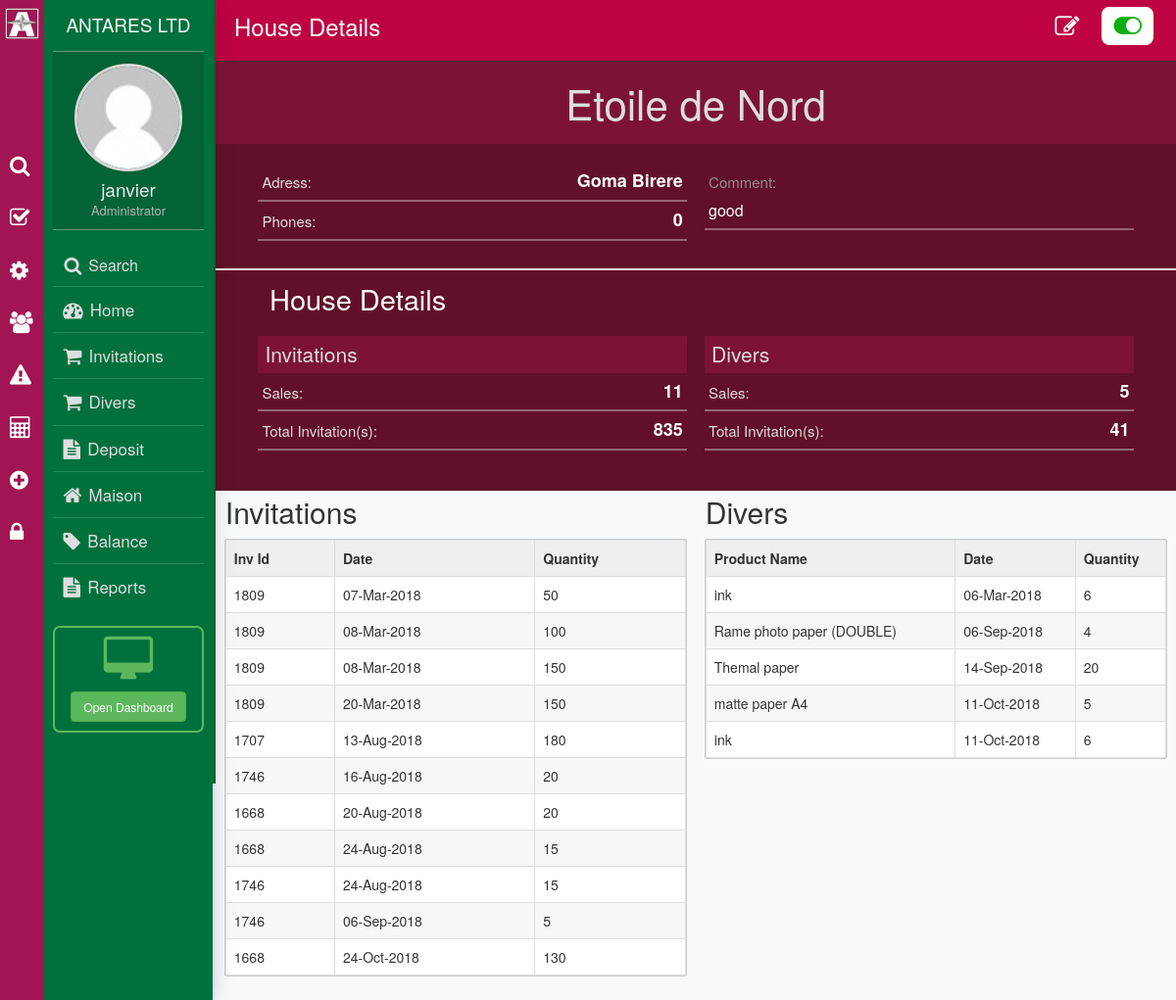
Page /maison_details.php?id=1 (signed in) on the committed database.
### tables this page shows
CREATE TABLE `selling_e` (
  `s_id` int(100) NOT NULL,
  `e_id` int(100) NOT NULL,
  `typ` varchar(22) NOT NULL,
  `date` varchar(40) NOT NULL,
  `quantity` int(11) NOT NULL,
  `client_name` varchar(200) NOT NULL,
  `done_by` int(11) NOT NULL,
  `print` varchar(3) NOT NULL,
  `design` int(10) NOT NULL,
  `maison_id` int(22) NOT NULL,
  `paym_typ` varchar(11) NOT NULL,
  `Cash_type` varchar(11) NOT NULL,
  `PU` float NOT NULL,
  `Rate_R` float NOT NULL,
  `Rate_Fc` float NOT NULL,
  `Pay_Fr` double NOT NULL,
  `Pay_Dol` double NOT NULL,
  `Pay_fc` double NOT NULL,
  `Price_total` double NOT NULL,
  `Price_total_Rw` double NOT NULL,
  `Total_Available` double NOT NULL,
  `Total_Available_Rw` double NOT NULL,
  `balance` varchar(40) NOT NULL,
  `comment` text NOT NULL,
  `dateTime` datetime NOT NULL DEFAULT CURRENT_TIMESTAMP,
  `bonus` int(10) NOT NULL,
  `static_balance` double NOT NULL
);

CREATE TABLE `divers_sales` (
  `s_id` int(11) NOT NULL,
  `date` varchar(60) NOT NULL,
  `div_id` int(200) NOT NULL,
  `client_name` varchar(200) NOT NULL,
  `maison_id` int(100) NOT NULL,
  `done_by` int(11) NOT NULL,
  `quantity` int(200) NOT NULL,
  `paym_typ` varchar(30) NOT NULL,
  `Cash_type` varchar(10) NOT NULL COMMENT 'if is avance or is done',
  `PU` double NOT NULL,
  `Rate_R` double NOT NULL,
  `Rate_Fc` double NOT NULL,
  `Pay_Fr` double NOT NULL,
  `Pay_Dol` double NOT NULL,
  `Pay_fc` double NOT NULL,
  `Price_total` double NOT NULL,
  `Price_total_Rw` double NOT NULL,
  `Total_Available` double NOT NULL,
  `Total_Available_Rw` double NOT NULL,
  `balance` double NOT NULL,
  `comment` text NOT NULL,
  `dateTime` datetime NOT NULL DEFAULT CURRENT_TIMESTAMP,
  `static_balance` double NOT NULL
);

### maison_details.php (the view, shortened to what this page needs)
<?php
include 'app_data/php/head.php';
$id = $_GET['id'];
$viewo = retrieve_data('view','maison','maison_id',$id);
?>
<div class="contents-div">
<div class="contents-iframe fadeIn animated bod-main-hide" id="mainContentsDiv">
<section class="header-div-sec">
  <h2>  House Details </h2>
    <?php if ($viewo == '1') { ?>
          <a onclick="return confirm('are you sure you want to Hide <?php echo @$maison_name; ?>?')" href="app_data/php/hide_unhide_maison.php?id=<?php echo @$id; ?>&t=hide"><b class="fa fa-toggle-on search-option-border" style="color:#0eae0e;"></b></a>
      <?php } else { ?>
          <a onclick="return confirm('are you sure you want to Unhide <?php echo @$maison_name; ?>?')" href="app_data/php/hide_unhide_maison.php?id=<?php echo @$id; ?>&t=show"><b class="fa fa-toggle-off search-option-border" style="color:#ec0808;"></b></a>
      <?php } ?>
  <a href="update_maison.php?id=<?php echo @$id; ?> "><b class="fa fa-pencil-square-o search-option" style="color:#fff;"></b></a>
</section>
<div class="head_maison_div">
<h1><?php echo retrieve_data('maison_name','maison','maison_id',$id); ?></h1>
<div class="section_div_contain">
  <div class="section_div">
    <section> <u>Adress:</u> <b><?php echo retrieve_data('maison_address','maison','maison_id',$id); ?></b> </section>
    <section> <u>Phones:</u> <b><?php echo retrieve_data('maison_phone','maison','maison_id',$id); ?></b> </section>
  </div>
  <div class="section_div">
    <section style=" border-bottom: 0px; margin-bottom: 0px; padding-bottom: 0px; color: #929292;"> <u>Comment:</u></section>
    <section style="color: #fff;font-size: 16px;"><?php echo retrieve_data('maison_comment','maison','maison_id',$id); ?></section>
  </div>
</div>
<h2>  House Details </h2>
<div class="section_div_contain">
  <div class="section_div">
    <h3>Invitations</h3>
    <section> <u>Sales:</u> <b><?php echo number_ret("SELECT `s_id` FROM `selling_e` WHERE `maison_id`='$id'"); ?></b> </section>
    <section> <u>Total Invitation(s):</u> <b><?php echo Summ_data("SELECT SUM(`quantity`) FROM `selling_e` WHERE `maison_id`='$id'",'quantity'); ?></b> </section>
  </div>
  <div class="section_div">
    <h3>Divers</h3>
    <section> <u>Sales:</u> <b><?php echo number_ret("SELECT `s_id` FROM `divers_sales` WHERE `maison_id`='$id'"); ?></b> </section>
    <section> <u>Total Invitation(s):</u> <b><?php echo Summ_data("SELECT SUM(`quantity`) FROM `divers_sales` WHERE `maison_id`='$id'",'quantity'); ?></b> </section>
  </div>
</div>
<br>
<br>
</div>
<div class="tables-contain-maison">
  <div class="table-item-cont">
<h2>Invitations</h2>
    <table border="1" class="table table-bordered invitationo-table-hide">
      <tbody><tr>
      <th> Inv Id </th><th> Date </th><th> Quantity </th>
      </tr>
      <?php
           $results = $mysqli->query("SELECT `s_id`,`e_id`,`date`,`quantity` FROM `selling_e` WHERE `maison_id`='$id'");
           if ($results->num_rows == NULL) { ?>
            <style> .invitationo-table-hide { display: none;} </style>
            <div class="alert alert-danger alert-dismissible" style="margin-bottom: 0;">
                <button type="button" class="close" data-dismiss="alert" aria-hidden="true">×</button>
                <b class=" fa fa-warning"></b> &nbsp; No Invitation Sell Found!
            </div>
            <?php
           } else {
             $x = 0;
               while($row = $results->fetch_array()) {
                 $s_id = $row["s_id"];
                 $e_id = $row["e_id"];
                 $date = $row["date"];
                 $quantity = $row["quantity"];
            ?>
            <tr class="<?php if ($x%2 == 0) { echo "a"; } else { echo "b"; }?>"  onclick="sellDetails(<?php echo $s_id; ?>)">
              <td> <?php echo @$e_id; ?> </td>
              <td> <?php echo @$date; ?> </td>
              <td> <?php echo @$quantity; ?> </td>
              </tr>
           <?php
           $x++;
       }
   }
   ?>
    </tbody></table>
  </div>
    <div class="table-item-cont">
  <h2>Divers</h2>
      <table border="1" class="table table-bordered diverso-table-hide">
        <tbody><tr>
          <th> Product Name </th><th> Date </th><th> Quantity </th>
        </tr>
        <?php
             $results = $mysqli->query("SELECT `s_id`,`div_id`,`date`,`quantity` FROM `divers_sales` WHERE `maison_id`='$id'");
             if ($results->num_rows == NULL) { ?>
               <style> .diverso-table-hide { display: none;} </style>
               <div class="alert alert-danger alert-dismissible" style="margin-bottom: 0;">
                   <button type="button" class="close" data-dismiss="alert" aria-hidden="true">×</button>
                   <b class=" fa fa-warning"></b> &nbsp; No Divers Sell Found!
               </div>
            <?php
             } else {
               $x = 0;
                 while($row = $results->fetch_array()) {
                   $se_id =  $row["s_id"];
                   $div_id = $row["div_id"];
                   $date = $row["date"];
                   $quantity = $row["quantity"];
                     ?>
              <tr class="<?php if ($x%2 == 0) { echo "a"; } else { echo "b"; }?>"  onclick="sellDiversDetails(<?php echo $se_id; ?>)">
                <td> <?php echo @retrieve_data('pro_name','products','pro_id',$div_id);; ?> </td>
                <td> <?php echo @$date; ?> </td>
                <td> <?php echo @$quantity; ?> </td>
                </tr>
             <?php
             $x++;
         }
     }
     ?>
      </tbody></table>
    </div>
</div>
</div>
</div>
</div>
<?php include 'app_data/php/foater.php' ?>

### app_data/css/screen_style.css (style rules this page uses)
body { background-color: rgba(238, 239, 243, 0.36); }
.contents-div { margin-left: 220px; -webkit-transition: all 0.5s ease-out; -O-transition: all 0.5s ease-out; transition: all 0.5s ease-out; }
.contents-iframe .header-div-sec { font-size: 25px; border-bottom: 1px solid #333; height: 63px; background: #bd0342; color: #fff; }
.contents-iframe .header-div-sec h2 { margin: 0px; padding-top: 14px; padding-left: 19px; font-size: 24px }
table { background: #fff; box-shadow: 0px 0px 1px 0px #000; }
.table { margin-top: 12px; }
.table th { background: #efefef; }
.table .b { background: rgb(247, 247, 247); }
.search-option { float: right; margin-right: 23px; margin-top: -25px; text-decoration: none; color: rgba(40, 46, 54, 0.7); color: #fff; margin-bottom: 0px; }
.search-option-border { float: right; margin-right: 23px; margin-top: -25px; text-decoration: none; color: rgba(40, 46, 54, 0.7); color: #fff; margin-bottom: 0px; color: #0eae0e; background: #fff; padding: 7px 12px; margin-top: -33px; border-radius: 8px; }
.head_maison_div { background: #610f2a; }
.head_maison_div h1 { color: #dedede; text-align: center; margin: 0px; padding: 19px 0px; font-size: 42px; background: #7c1336; margin-bottom: 18px; }
.head_maison_div h2 { margin: 0px; margin-top: 27px; color: #fff; font-size: 29px; border-top: 2px solid #eee; padding-top: 13px; padding-left: 55px; padding-bottom: 8px; }
.head_maison_div h3 { margin: 0px; color: #fff; font-size: 21px; font-weight: initial; color: #ddd; margin-top: 14px; background: #7c1336; padding: 7px; }
.head_maison_div .section_div_contain { background: #610f2a; width: 93%; margin: auto; }
.head_maison_div .section_div { float: left; width: 48%; margin: 1px 1%; }
.head_maison_div .section_div section { font-size: 18px; border-bottom: 2px solid rgba(218, 215, 216, 0.43); padding: 6px 4px; color: #dedede; }
.head_maison_div .section_div section u { text-decoration: none; font-size: 15px; }
.head_maison_div .section_div section b { float: right; color: #fff; }
.tables-contain-maison .table-item-cont { width: 48%; float: left; margin: 5px 1%; }
h1, h2, h3, h4 { margin: 0px; padding: 0px; }

### app_data/css/print.css (style rules this page uses)
body { min-width: 100%; }
body, .main-containner { min-width: 100%; }
table { border-color: #000; border: 1px solid rgb(0, 0, 0); }

### rows in the picture
selling_e: e "1809", date "07-Mar-2018", quantity "50"
selling_e: e "1809", date "08-Mar-2018", quantity "100"
selling_e: e "1809", date "08-Mar-2018", quantity "150"
selling_e: e "1809", date "20-Mar-2018", quantity "150"
selling_e: e "1707", date "13-Aug-2018", quantity "180"
selling_e: e "1746", date "16-Aug-2018", quantity "20"
selling_e: e "1668", date "20-Aug-2018", quantity "20"
selling_e: e "1668", date "24-Aug-2018", quantity "15"
selling_e: e "1746", date "24-Aug-2018", quantity "15"
selling_e: e "1746", date "06-Sep-2018", quantity "5"
selling_e: e "1668", date "24-Oct-2018", quantity "130"
divers_sales: div_id "ink", date "06-Mar-2018", quantity "6"
divers_sales: div_id "Rame photo paper (DOUBLE)", date "06-Sep-2018", quantity "4"
divers_sales: div_id "Themal paper", date "14-Sep-2018", quantity "20"
divers_sales: div_id "matte paper A4", date "11-Oct-2018", quantity "5"
divers_sales: div_id "ink", date "11-Oct-2018", quantity "6"

### other values in the picture
retrieve_data('maison_name','maison','maison_id',$id) "Etoile de Nord"
retrieve_data('maison_address','maison','maison_id',$id) "Goma Birere"
retrieve_data('maison_phone','maison','maison_id',$id) "0"
retrieve_data('maison_comment','maison','maison_id',$id) "good"
number_ret("SELECT `s_id` FROM `selling_e` WHERE `maison_id`='$id'") "11"
